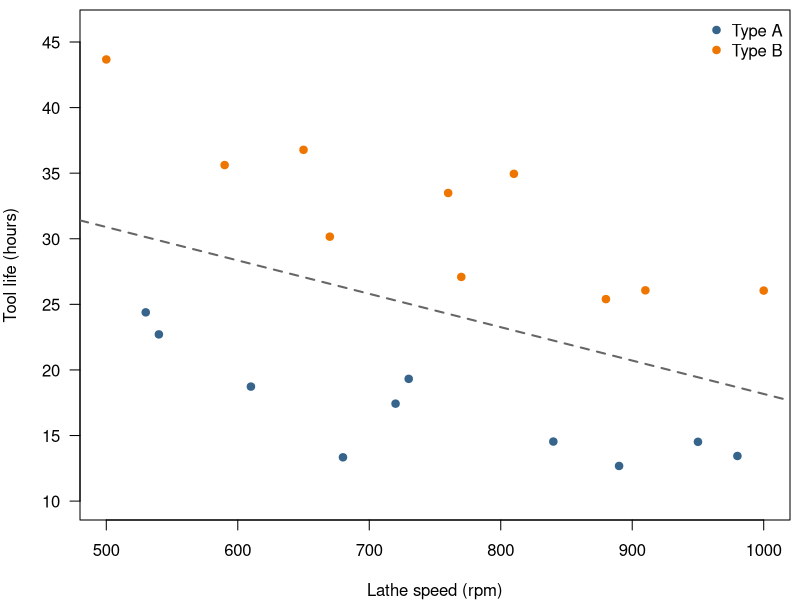
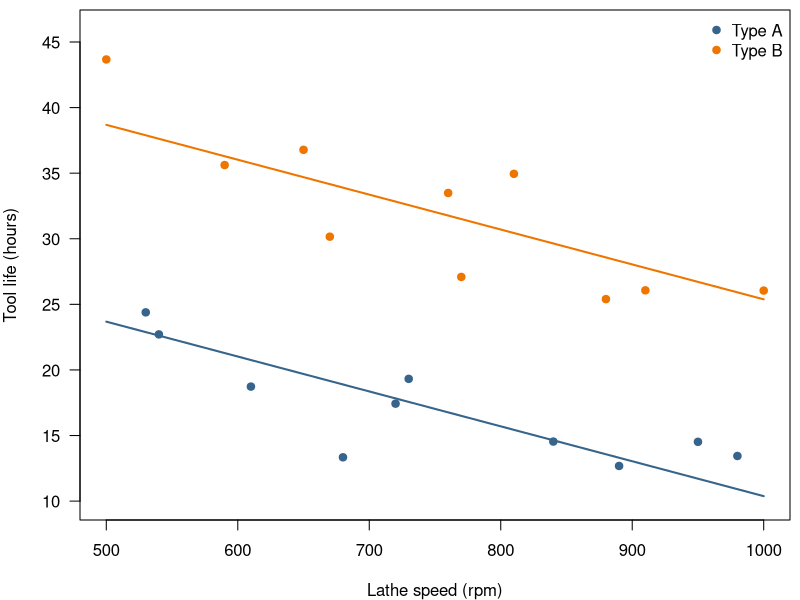
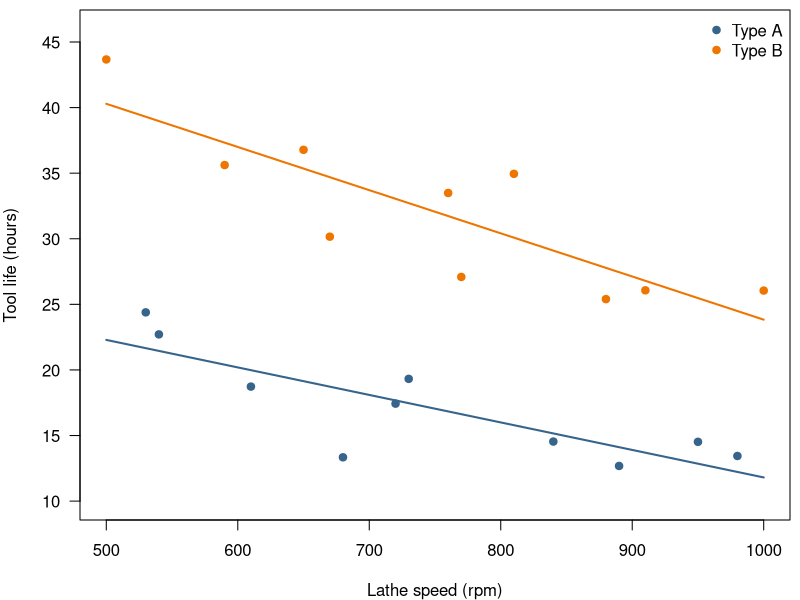

Here is the R script that generated these plots, in order:
# Dummy variables and interaction terms: tool life data (MPV, Chapter 8)

# ---- Data ------------------------------------------------------------------
tool <- data.frame(
    y  = c(18.73, 14.52, 17.43, 14.54, 13.44, 24.39, 13.34, 22.71, 12.68, 19.32,
           30.16, 27.09, 25.40, 26.05, 33.49, 35.62, 26.07, 36.78, 34.95, 43.67),
    x1 = c(610, 950, 720, 840, 980, 530, 680, 540, 890, 730,
           670, 770, 880, 1000, 760, 590, 910, 650, 810, 500),
    type = factor(rep(c("A", "B"), each = 10))
)
tool$x2 <- as.numeric(tool$type == "B")   # indicator: 1 if type B, 0 if type A

# ---- Models ----------------------------------------------------------------
m_slr <- lm(y ~ x1, data = tool)           # ignores tool type
m_par <- lm(y ~ x1 + x2, data = tool)      # parallel lines
m_int <- lm(y ~ x1 + x2 + x1:x2, data = tool)  # different slopes (same as y ~ x1 * x2)

summary(m_slr)
summary(m_par)
summary(m_int)

# Using the factor directly gives the same fit (R builds the indicator, reference = first level)
summary(lm(y ~ x1 + type, data = tool))
model.matrix(~ x1 + type, data = tool)[c(1, 11), ]

# ---- Tests (reduced vs full) ----------------------------------------------
anova(m_slr, m_par)   # H0: beta2 = 0 (F = t^2)
anova(m_par, m_int)   # H0: beta3 = 0 (parallel lines)
anova(m_slr, m_int)   # H0: beta2 = beta3 = 0 (one common line)

# ---- Separate regressions: same coefficients as the interaction model ------
coef(lm(y ~ x1, data = tool, subset = type == "A"))
coef(lm(y ~ x1, data = tool, subset = type == "B"))
c(coef(m_int)["(Intercept)"] + coef(m_int)["x2"], coef(m_int)["x1"] + coef(m_int)["x1:x2"])

# ---- Plots (saved as PDFs for the slides) ----------------------------------
dir.create("figures", showWarnings = FALSE)
cols <- c(A = "steelblue4", B = "darkorange2")
grid_x <- seq(500, 1000, length.out = 100)

plot_tool <- function(file, model = NULL, ignore_type = FALSE) {
    pdf(file, width = 4, height = 3.2, pointsize = 11)
    par(mar = c(4, 4, 0.5, 0.5), las = 1)
    plot(y ~ x1, data = tool, col = cols[type], pch = 19,
         xlab = "Lathe speed (rpm)", ylab = "Tool life (hours)",
         xlim = c(500, 1000), ylim = c(10, 46))
    if (ignore_type) abline(m_slr, lty = 2, lwd = 2, col = "gray40")
    if (!is.null(model)) {
        for (g in c("A", "B")) {
            lines(grid_x, predict(model, data.frame(x1 = grid_x, x2 = as.numeric(g == "B"))),
                  col = cols[g], lwd = 2)
        }
    }
    legend("topright", legend = c("Type A", "Type B"), col = cols, pch = 19, bty = "n")
    dev.off()
}

plot_tool("tool-slr.pdf", ignore_type = TRUE)  # simple regression ignoring type
plot_tool("tool-parallel.pdf", model = m_par)  # parallel lines
plot_tool("tool-interaction.pdf", model = m_int)  # different slopes

# ---- Factor with k = 3 levels (simulated, for illustration) ----------------
set.seed(1)
d3 <- data.frame(x1 = runif(60, 500, 1000), g = factor(rep(c("A", "B", "C"), each = 20)))
d3$y <- 35 - 0.025 * d3$x1 + c(A = 0, B = 12, C = 6)[as.character(d3$g)] + rnorm(60, sd = 3)

m3 <- lm(y ~ x1 + g, data = d3)
summary(m3)

# Dummy variable trap: all three indicators + intercept -> one coefficient is NA (aliased)
d3$dA <- as.numeric(d3$g == "A"); d3$dB <- as.numeric(d3$g == "B"); d3$dC <- as.numeric(d3$g == "C")
lm(y ~ x1 + dA + dB + dC, data = d3)
qr(model.matrix(~ x1 + dA + dB + dC, data = d3))$rank   # 4, not 5

# Changing the reference level: coefficients change, fit does not
m3_C <- lm(y ~ x1 + relevel(g, ref = "C"), data = d3)
coef(m3_C)
all.equal(fitted(m3), fitted(m3_C))
c(SSRes_ref_A = deviance(m3), SSRes_ref_C = deviance(m3_C))

# Partial F-test for the whole factor, and for equal slopes across levels
anova(lm(y ~ x1, data = d3), m3)
anova(m3, lm(y ~ x1 * g, data = d3))

# ---- Two quantitative regressors: centering reduces collinearity with the product ----
set.seed(2)
q <- data.frame(x1 = rnorm(100, 50, 10), x2 = rnorm(100, 20, 5))
q$y <- 5 + 0.4 * q$x1 + 0.8 * q$x2 + 0.05 * q$x1 * q$x2 + rnorm(100, sd = 3)
cor(q$x1, q$x1 * q$x2)
q$c1 <- q$x1 - mean(q$x1); q$c2 <- q$x2 - mean(q$x2)
cor(q$c1, q$c1 * q$c2)
summary(lm(y ~ x1 * x2, data = q))
summary(lm(y ~ c1 * c2, data = q))
